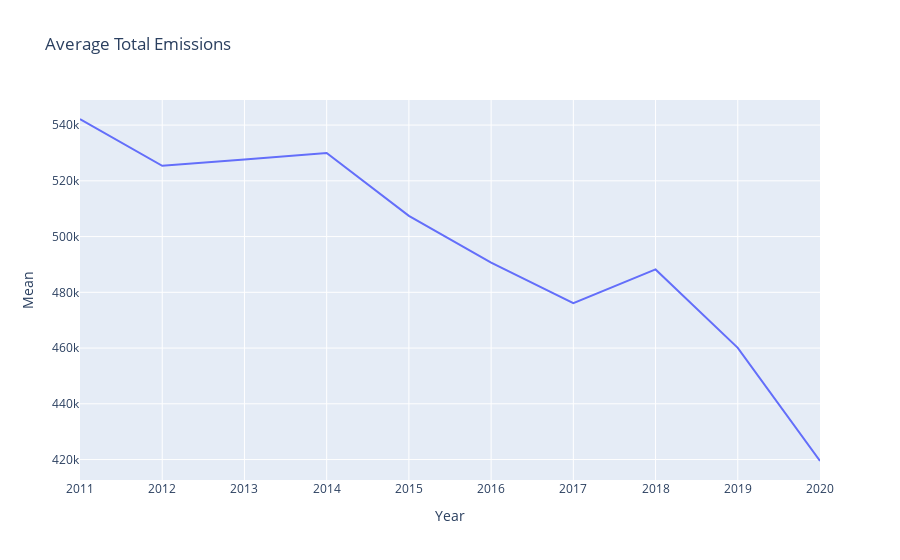

Write notebook code for a chart like this one.
### Code cell
# Test average line chart
fig = px.line(summary_df, y="mean", title="Average Total Emissions",labels={"index":"Year","mean":"Mean"})
fig.show()

### Figure 1 — Plotly figure (JSON) as saved in the notebook; plotly's stock layout.template omitted (floating-point values rounded to 4 significant figures)
{"data": [{"hovertemplate": "Year=%{x}<br>Mean=%{y}<extra></extra>", "legendgroup": "", "line": {"color": "#636efa", "dash": "solid"}, "marker": {"symbol": "circle"}, "mode": "lines", "name": "", "orientation": "v", "showlegend": false, "type": "scatter", "x": ["2011", "2012", "2013", "2014", "2015", "2016", "2017", "2018", "2019", "2020"], "xaxis": "x", "y": [542200.0, 525400.0, 527700.0, 530000.0, 507400.0, 490700.0, 476100.0, 488200.0, 460100.0, 419500.0], "yaxis": "y"}], "layout": {"legend": {"tracegroupgap": 0}, "title": {"text": "Average Total Emissions"}, "xaxis": {"anchor": "y", "domain": [0, 1], "title": {"text": "Year"}}, "yaxis": {"anchor": "x", "domain": [0, 1], "title": {"text": "Mean"}}}}
